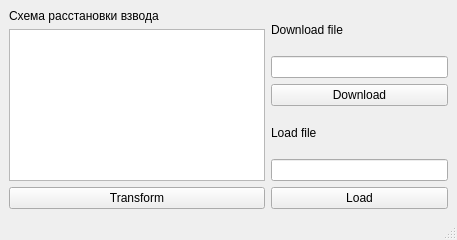
<?xml version="1.0" encoding="UTF-8"?>
<ui version="4.0">
 <class>MainWindow1</class>
 <widget class="QMainWindow" name="MainWindow1">
  <property name="geometry">
   <rect>
    <x>0</x>
    <y>0</y>
    <width>457</width>
    <height>240</height>
   </rect>
  </property>
  <property name="windowTitle">
   <string>MainWindow</string>
  </property>
  <widget class="QWidget" name="centralwidget">
   <layout class="QHBoxLayout" name="horizontalLayout">
    <item>
     <layout class="QVBoxLayout" name="verticalLayout_2">
      <item>
       <widget class="QLabel" name="label_3">
        <property name="text">
         <string>Схема расстановки взвода</string>
        </property>
       </widget>
      </item>
      <item>
       <widget class="QTableWidget" name="tableWidget"/>
      </item>
      <item>
       <widget class="QPushButton" name="transform_button">
        <property name="text">
         <string>Transform</string>
        </property>
       </widget>
      </item>
     </layout>
    </item>
    <item>
     <layout class="QVBoxLayout" name="verticalLayout">
      <item>
       <widget class="QLabel" name="label">
        <property name="text">
         <string>Download file</string>
        </property>
       </widget>
      </item>
      <item>
       <widget class="QLineEdit" name="download"/>
      </item>
      <item>
       <widget class="QPushButton" name="download_button">
        <property name="text">
         <string>Download</string>
        </property>
       </widget>
      </item>
      <item>
       <widget class="QLabel" name="label_2">
        <property name="text">
         <string>Load file</string>
        </property>
       </widget>
      </item>
      <item>
       <widget class="QLineEdit" name="load"/>
      </item>
      <item>
       <widget class="QPushButton" name="load_button">
        <property name="text">
         <string>Load</string>
        </property>
       </widget>
      </item>
     </layout>
    </item>
   </layout>
  </widget>
  <widget class="QMenuBar" name="menubar">
   <property name="geometry">
    <rect>
     <x>0</x>
     <y>0</y>
     <width>457</width>
     <height>21</height>
    </rect>
   </property>
  </widget>
  <widget class="QStatusBar" name="statusbar"/>
 </widget>
 <resources/>
 <connections/>
</ui>
